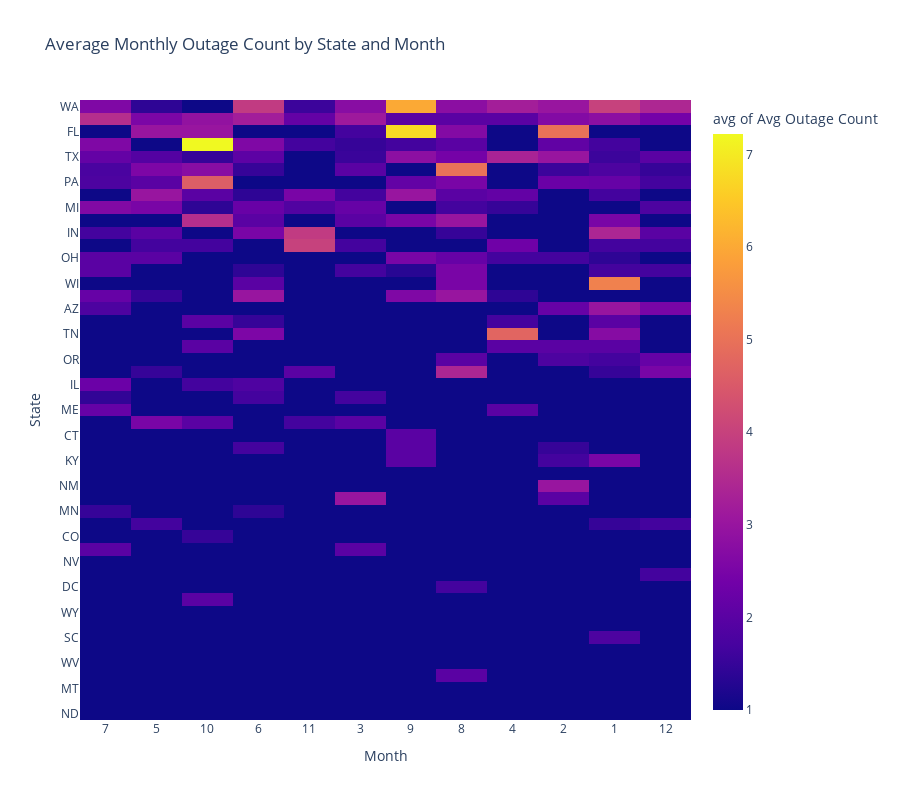

Notebook source saved alongside this figure:
### Code cell
fig1 = px.density_heatmap(
    outage,
    x='month',
    y='state',
    z='monthly_outage_count_bystate',
    histfunc='avg',  # average monthly outage count by state-month
    color_continuous_scale='Plasma',
    labels={'month': 'Month', 'state': 'State', 'monthly_outage_count_bystate': 'Avg Outage Count'},
    title='Average Monthly Outage Count by State and Month'
)

fig1.update_layout(
    yaxis={'categoryorder':'total ascending'},  # Sort states by total outages ascending
    xaxis=dict(dtick=1),  # show all month ticks
    height=800,
    plot_bgcolor='#f0f0f0'
)

fig1.show()

### Figure 1 — Plotly figure (JSON) as saved in the notebook; plotly's stock layout.template omitted (floating-point values rounded to 4 significant figures; data arrays with more than 128 entries replaced by an {"elided": "..."} marker saying what was removed)
{"data": [{"coloraxis": "coloraxis", "histfunc": "avg", "hovertemplate": "Month=%{x}<br>State=%{y}<br>avg of Avg Outage Count=%{z}<extra></extra>", "name": "", "type": "histogram2d", "x": {"elided": "1525 str values"}, "xaxis": "x", "xbingroup": "x", "y": {"elided": "1525 str values"}, "yaxis": "y", "ybingroup": "y", "z": {"elided": "1525 int values"}}], "layout": {"coloraxis": {"colorbar": {"title": {"text": "avg of Avg Outage Count"}}, "colorscale": [[0, "#0d0887"], [0.1111, "#46039f"], [0.2222, "#7201a8"], [0.3333, "#9c179e"], [0.4444, "#bd3786"], [0.5556, "#d8576b"], [0.6667, "#ed7953"], [0.7778, "#fb9f3a"], [0.8889, "#fdca26"], [1, "#f0f921"]]}, "height": 800, "legend": {"tracegroupgap": 0}, "plot_bgcolor": "#f0f0f0", "title": {"text": "Average Monthly Outage Count by State and Month"}, "xaxis": {"anchor": "y", "domain": [0, 1], "dtick": 1, "title": {"text": "Month"}}, "yaxis": {"anchor": "x", "categoryorder": "total ascending", "domain": [0, 1], "title": {"text": "State"}}}}
